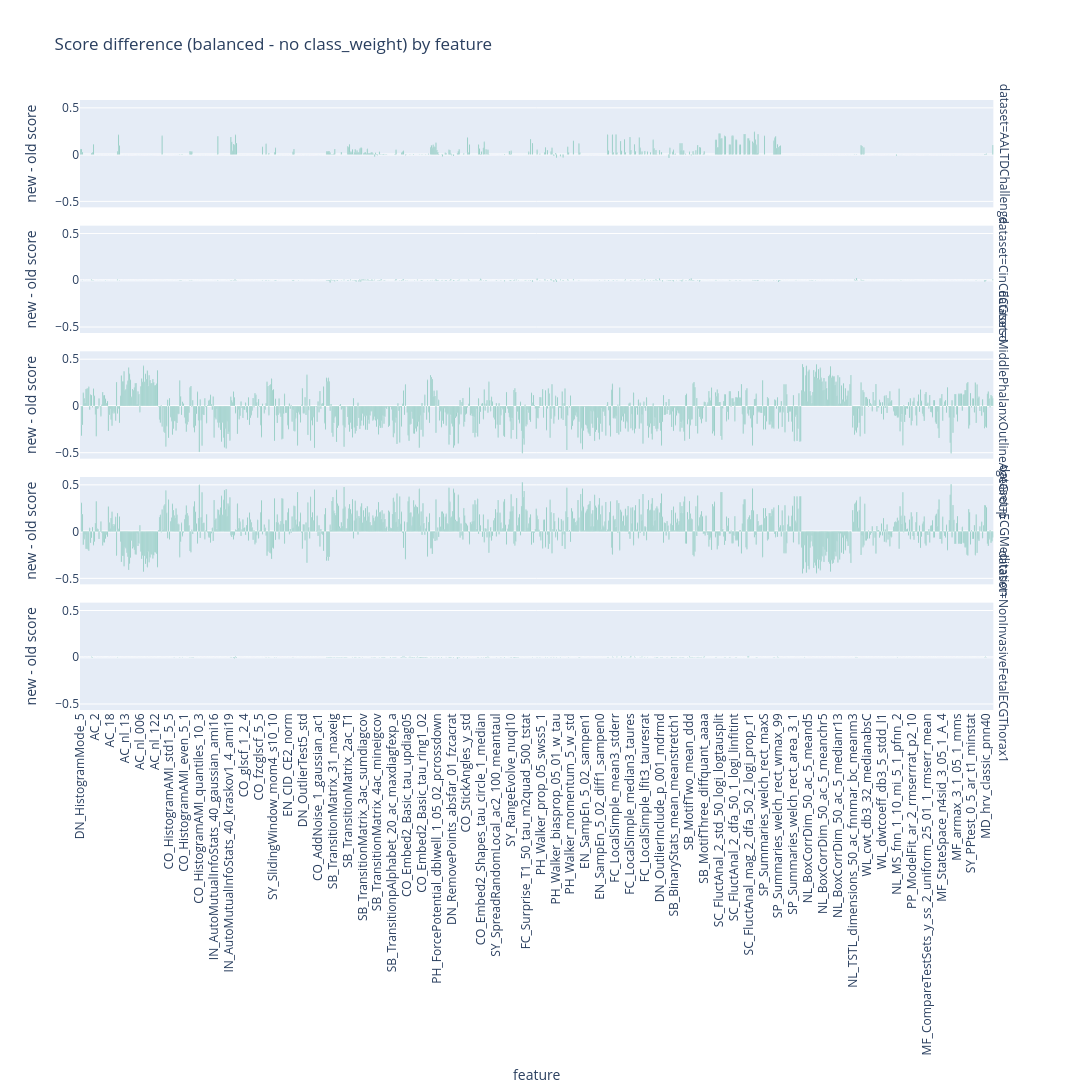

Notebook source saved alongside this figure:
### Markdown cell above
### plot old vs new

### Code cell
plot_df = pd.DataFrame({
    "feature": old.columns.tolist() * len(old.index),
    "diff": (new_perf_scores.values - old.values).flatten(),
    "dataset": old.index.repeat(old.shape[1]),
})

fig = px.bar(plot_df, x="feature", y="diff", facet_row="dataset",
       labels={"diff": "new - old score"},
       title="Score difference (balanced - no class_weight) by feature",
       color_discrete_sequence=px.colors.qualitative.Dark2)
fig.update_layout(height=300 * plot_df["dataset"].nunique(), width=1500, xaxis_tickangle=-90)
fig.show()

# fig.update_layout(font_color="black", height=1000, width=1000)
# fig.show()

### Figure 1 — Plotly figure (JSON) as saved in the notebook; plotly's stock layout.template omitted (floating-point values rounded to 4 significant figures; data arrays with more than 128 entries replaced by an {"elided": "..."} marker saying what was removed)
{"data": [{"hovertemplate": "dataset=AALTDChallenge<br>feature=%{x}<br>new - old score=%{y}<extra></extra>", "legendgroup": "", "marker": {"color": "rgb(27,158,119)", "pattern": {"shape": ""}}, "name": "", "orientation": "v", "showlegend": false, "textposition": "auto", "type": "bar", "x": {"elided": "984 str values"}, "xaxis": "x5", "y": {"elided": "984 float values"}, "yaxis": "y5"}, {"hovertemplate": "dataset=CinCECGtorso<br>feature=%{x}<br>new - old score=%{y}<extra></extra>", "legendgroup": "", "marker": {"color": "rgb(27,158,119)", "pattern": {"shape": ""}}, "name": "", "orientation": "v", "showlegend": false, "textposition": "auto", "type": "bar", "x": {"elided": "984 str values"}, "xaxis": "x4", "y": {"elided": "984 float values"}, "yaxis": "y4"}, {"hovertemplate": "dataset=MiddlePhalanxOutlineAgeGroup<br>feature=%{x}<br>new - old score=%{y}<extra></extra>", "legendgroup": "", "marker": {"color": "rgb(27,158,119)", "pattern": {"shape": ""}}, "name": "", "orientation": "v", "showlegend": false, "textposition": "auto", "type": "bar", "x": {"elided": "984 str values"}, "xaxis": "x3", "y": {"elided": "984 float values"}, "yaxis": "y3"}, {"hovertemplate": "dataset=ECGMeditation<br>feature=%{x}<br>new - old score=%{y}<extra></extra>", "legendgroup": "", "marker": {"color": "rgb(27,158,119)", "pattern": {"shape": ""}}, "name": "", "orientation": "v", "showlegend": false, "textposition": "auto", "type": "bar", "x": {"elided": "984 str values"}, "xaxis": "x2", "y": {"elided": "984 float values"}, "yaxis": "y2"}, {"hovertemplate": "dataset=NonInvasiveFetalECGThorax1<br>feature=%{x}<br>new - old score=%{y}<extra></extra>", "legendgroup": "", "marker": {"color": "rgb(27,158,119)", "pattern": {"shape": ""}}, "name": "", "orientation": "v", "showlegend": false, "textposition": "auto", "type": "bar", "x": {"elided": "984 str values"}, "xaxis": "x", "y": {"elided": "984 float values"}, "yaxis": "y"}], "layout": {"annotations": [{"font": {}, "showarrow": false, "text": "dataset=NonInvasiveFetalECGThorax1", "textangle": 90, "x": 0.98, "xanchor": "left", "xref": "paper", "y": 0.088, "yanchor": "middle", "yref": "paper"}, {"font": {}, "showarrow": false, "text": "dataset=ECGMeditation", "textangle": 90, "x": 0.98, "xanchor": "left", "xref": "paper", "y": 0.294, "yanchor": "middle", "yref": "paper"}, {"font": {}, "showarrow": false, "text": "dataset=MiddlePhalanxOutlineAgeGroup", "textangle": 90, "x": 0.98, "xanchor": "left", "xref": "paper", "y": 0.5, "yanchor": "middle", "yref": "paper"}, {"font": {}, "showarrow": false, "text": "dataset=CinCECGtorso", "textangle": 90, "x": 0.98, "xanchor": "left", "xref": "paper", "y": 0.706, "yanchor": "middle", "yref": "paper"}, {"font": {}, "showarrow": false, "text": "dataset=AALTDChallenge", "textangle": 90, "x": 0.98, "xanchor": "left", "xref": "paper", "y": 0.912, "yanchor": "middle", "yref": "paper"}], "barmode": "relative", "height": 1500, "legend": {"tracegroupgap": 0}, "title": {"text": "Score difference (balanced - no class_weight) by feature"}, "width": 1500, "xaxis": {"anchor": "y", "domain": [0, 0.98], "tickangle": -90, "title": {"text": "feature"}}, "xaxis2": {"anchor": "y2", "domain": [0, 0.98], "matches": "x", "showticklabels": false}, "xaxis3": {"anchor": "y3", "domain": [0, 0.98], "matches": "x", "showticklabels": false}, "xaxis4": {"anchor": "y4", "domain": [0, 0.98], "matches": "x", "showticklabels": false}, "xaxis5": {"anchor": "y5", "domain": [0, 0.98], "matches": "x", "showticklabels": false}, "yaxis": {"anchor": "x", "domain": [0, 0.176], "title": {"text": "new - old score"}}, "yaxis2": {"anchor": "x2", "domain": [0.206, 0.382], "matches": "y", "title": {"text": "new - old score"}}, "yaxis3": {"anchor": "x3", "domain": [0.412, 0.588], "matches": "y", "title": {"text": "new - old score"}}, "yaxis4": {"anchor": "x4", "domain": [0.618, 0.794], "matches": "y", "title": {"text": "new - old score"}}, "yaxis5": {"anchor": "x5", "domain": [0.824, 1], "matches": "y", "title": {"text": "new - old score"}}}}
